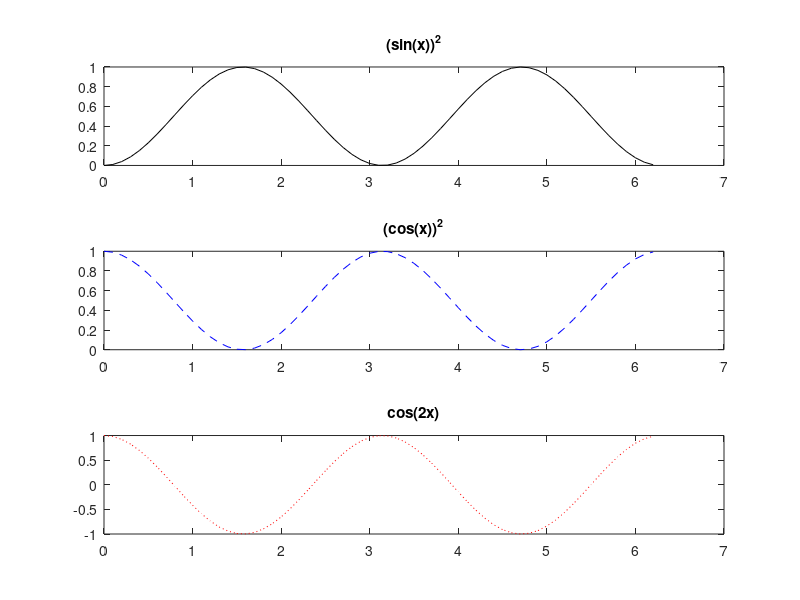

MATLAB code to generate this figure:
x=0:.1:2*pi;

y1=(sin(x)).^2;
y2=(cos(x)).^2;
y3=cos(2*x);

%Create three subplots and return the handles to the axes objects, s(1), s(2), and s(3).And add a title to each subplot by referring to its axes handle, s(1), or s(2), or s(3).
s(1)=subplot(3,1,1);
plot(x,y1,'-k')
title(s(1),'(sin(x))^2')

s(2)=subplot(3,1,2);
plot(x,y2,'--b')
title(s(2),'(cos(x))^2')

s(3)=subplot(3,1,3);
plot(x,y3,':r')
title(s(3),'cos(2x)')